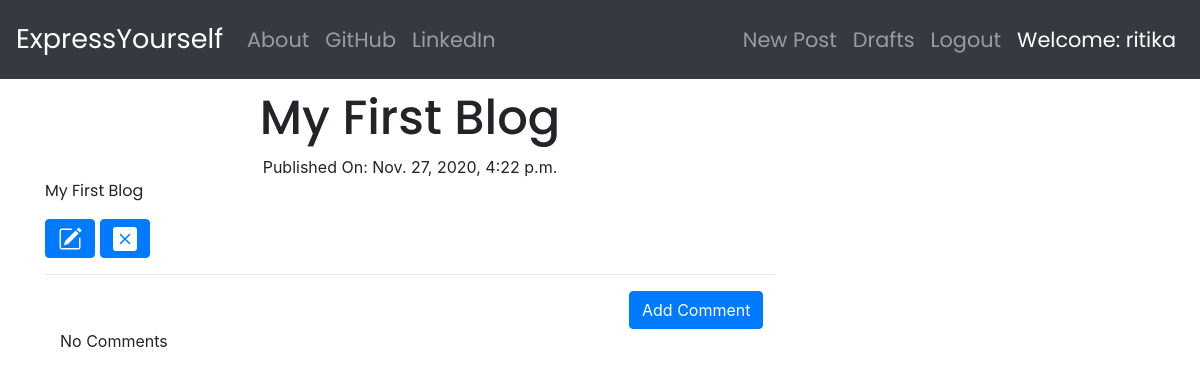
The page /post/1/ (signed in) on the database as committed earlier.
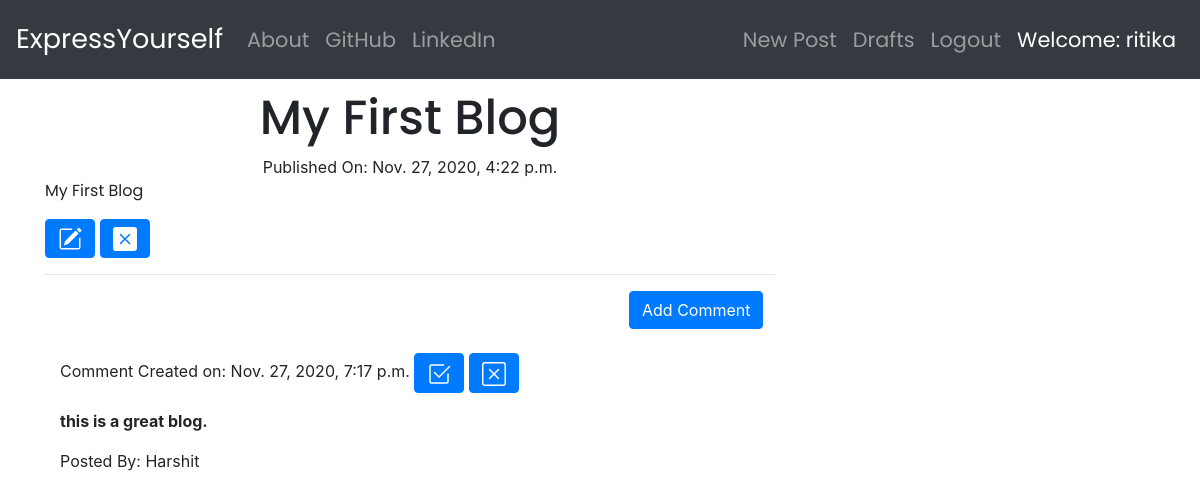
The same page on the database as committed later.
### blog/models.py (models this page shows, shortened)
class Post(models.Model):
    author = models.ForeignKey('auth.User', on_delete=models.CASCADE) # superuser will eventually become author
    title = models.CharField(max_length=200)
    text = models.TextField()
    create_date = models.DateTimeField(default = timezone.now)
    published_date = models.DateTimeField(blank=True,null=True)

class Comment(models.Model):
    post = models.ForeignKey('blog.Post', related_name='comments', on_delete=models.CASCADE) # it will connect each comment to actual post
    author = models.CharField(max_length=200) # this author is someone who wrote the comment
    text = models.TextField()
    create_date = models.DateTimeField(default=timezone.now)
    approved_comment = models.BooleanField(default=False)

### blog/views.py (the view)
# urls.py: path('post/<int:pk>/', views.PostDetailView.as_view(), name='post_detail'),
class PostDetailView(DetailView):
    model = Post

### blog/templates/blog/post_detail.html (shortened to what this page needs)
{% extends "base.html" %}
{% block content %}
    <div class="loader">
        <h1 class="post_title">{{ post.title }}</h1>
    </div>
    {% if post.published_date %}
        <div class="post_date">
            Published On: {{ post.published_date }}
        </div>
    {% else %}
        <a class="btn btn-primary publish" href="{% url 'post_publish' pk=post.pk %}">Publish</a>
    {% endif %}
    <p class="postcontent">
        {{ post.title|safe|linebreaksbr }}
    </p>
    {% if user.is_authenticated %}
        <a class="btn btn-primary" href="{% url 'post_update' pk=post.pk %}">
        </a>
        <a class="btn btn-primary" href="{% url 'post_remove' pk=post.pk %}">
        </a>
    {% endif %}
    <hr>
    <a class="btn btn-primary comment" href="{% url 'add_comment_to_post' pk=post.pk %}">Add Comment</a>
    <div class="container">
        {% for comment in post.comments.all %}
            <br>
            {% if user.is_authenticated or comment.approved_comment %}
                Comment Created on: {{comment.create_date}}
                {% if not comment.approved_comment %}
                    <a class="btn btn-primary" href="{% url 'comment_approve' pk=comment.pk %}">
                    </a>
                    <a class="btn btn-primary" href="{% url 'comment_remove' pk=comment.pk %}">
                    </a>
                {% endif %}
                <p>{{ comment.text|safe }}</p>
                <p>Posted By: {{comment.author}}</p>
            {% endif %}
            {% empty %}
            <p>No Comments</p>
        {% endfor %}
    </div>
{% endblock content %}

### blog/templates/blog/base.html (shortened to what this page needs)
<!DOCTYPE html>
{% load static %}
<html lang="en">
<head>
    <link rel="stylesheet" href="{% static 'css/blog_style.css' %}">
    <link rel="stylesheet" href="https://cdn.jsdelivr.net/npm/bootstrap@4.5.3/dist/css/bootstrap.min.css">
    <link rel="stylesheet" href="//cdn.jsdelivr.net/npm/medium-editor@latest/dist/css/medium-editor.min.css" type="text/css" media="screen" charset="utf-8">
</head>
<body>
    <nav class="navbar navbar-expand-lg navbar-dark bg-dark tech_font" >
        <a class="navbar-brand" id="bigbrand" href="{% url 'post_list' %}">ExpressYourself</a>
        <div class="collapse navbar-collapse" id="navbarSupportedContent">
            <ul class="navbar-nav mr-auto">
                <li class="nav-item">
                    <a class="nav-link" href="{% url 'about' %}">About</a>
                </li>
                <li class="nav-item">
                    <a class="nav-link" href="https://github.com/">GitHub</a>
                </li>
                <li class="nav-item">
                    <a class="nav-link" href="https://www.linkedin.com/in/ritika-gupta-a04017166/">LinkedIn</a>
                </li>
            </ul>
            <span class="navbar-text">
                <ul class="navbar-nav mr-auto">
                    {% if user.is_authenticated %}
                        <li class="nav-item">
                            <a class="nav-link my-2 my-sm-0" href="{% url 'post_new' %}">New Post</a>
                        </li>
                        <li class="nav-item">
                            <a class="nav-link my-2 my-sm-0" href="{% url 'post_draft_list' %}">Drafts</a>
                        </li>
                        <li class="nav-item">
                            <a class="nav-link my-2 my-sm-0" href="{% url 'logout' %}">Logout</a>
                        </li>
                        <li class="nav-item">
                            <a class="nav-link my-2 my-sm-0" style="color: white;">Welcome: {{ user.username }}</a>
                        </li>
                    {% endif %}
                </ul>
            </span>
        </div>
    </nav>
    <div class="container">
        <div class="row">
            <div class="col-md-8">
                {% block content %}
                {% endblock content %}
            </div>
        </div>
    </div>
</body>
</html>

### blog/static/css/blog_style.css (style rules this page uses)
.tech_font { font-family: 'Poppins',sans-serif; font-size: 1.3em; margin-bottom: 10px; }
#bigbrand { font-size: 1.3em; }
.post_title { font-family: 'Poppins',sans-serif; text-align: center; font-size: 3em; }
.post_date { text-align: center; }
.postcontent { font-family: 'Poppins'; }
.comment { margin-left: 80%; }
.loader { filter:hue-rotate(0deg); color:linear-gradient(45deg,#0f8,#08f); animation:hue 10000ms infinite linear; }

Rows that differ between the two databases and show on the page:
added Comment: create_date "Nov. 27, 2020, 7:17 p.m.", approved_comment False (drawn), text "this is a great blog.", author "Harshit"
Other text that changed with them:
text no longer shown: "No Comments"
